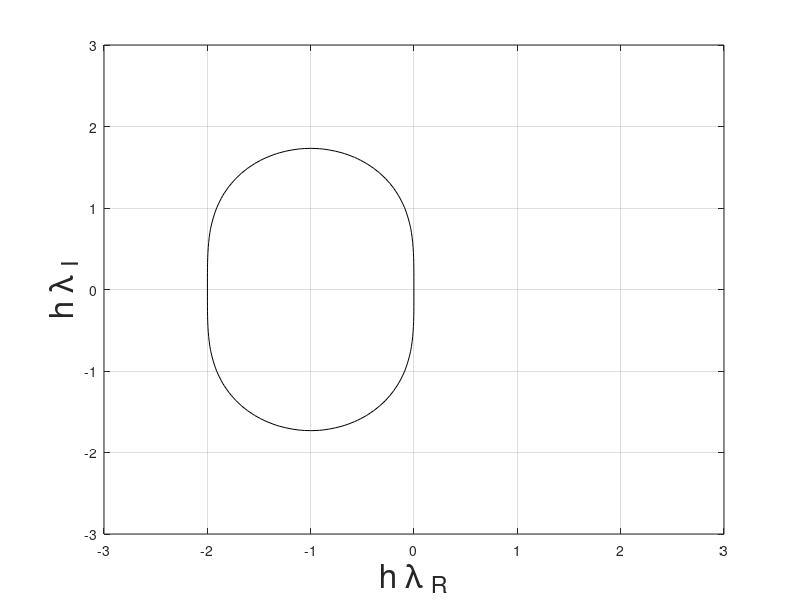

Source code (MATLAB):
% make a contour plot of the stability region of ME

numz = 100;
numr = 3;
x = linspace(-numr,numr,numz); % real
y = linspace(-numr,numr,numz); % imag
[xz,yz] = meshgrid(x,y);
h = 1;
stable_region = (1+h.*xz+0.5.*((h.*xz).^2-(h.*yz).^2)).^2+(h.*yz+h^2.*yz.*xz).^2;
% or do it with a complex number
% z = xz+1i*yz;
% stable_region = abs(1+z*h+0.5*z.^2*h^2);

hf = figure;
contour(xz,yz,stable_region,[1,1],'k');
% set(gca,'XTick',1:(numz/12):numz)
% set(gca,'XTickLabel',x(1:(numz/12):end))
grid on;
xlabel('h \lambda _R','FontSize',24);
ylabel('h \lambda _I','FontSize',24);
saveas(hf,'andy_hw04_prb01.png')
% close(hf);